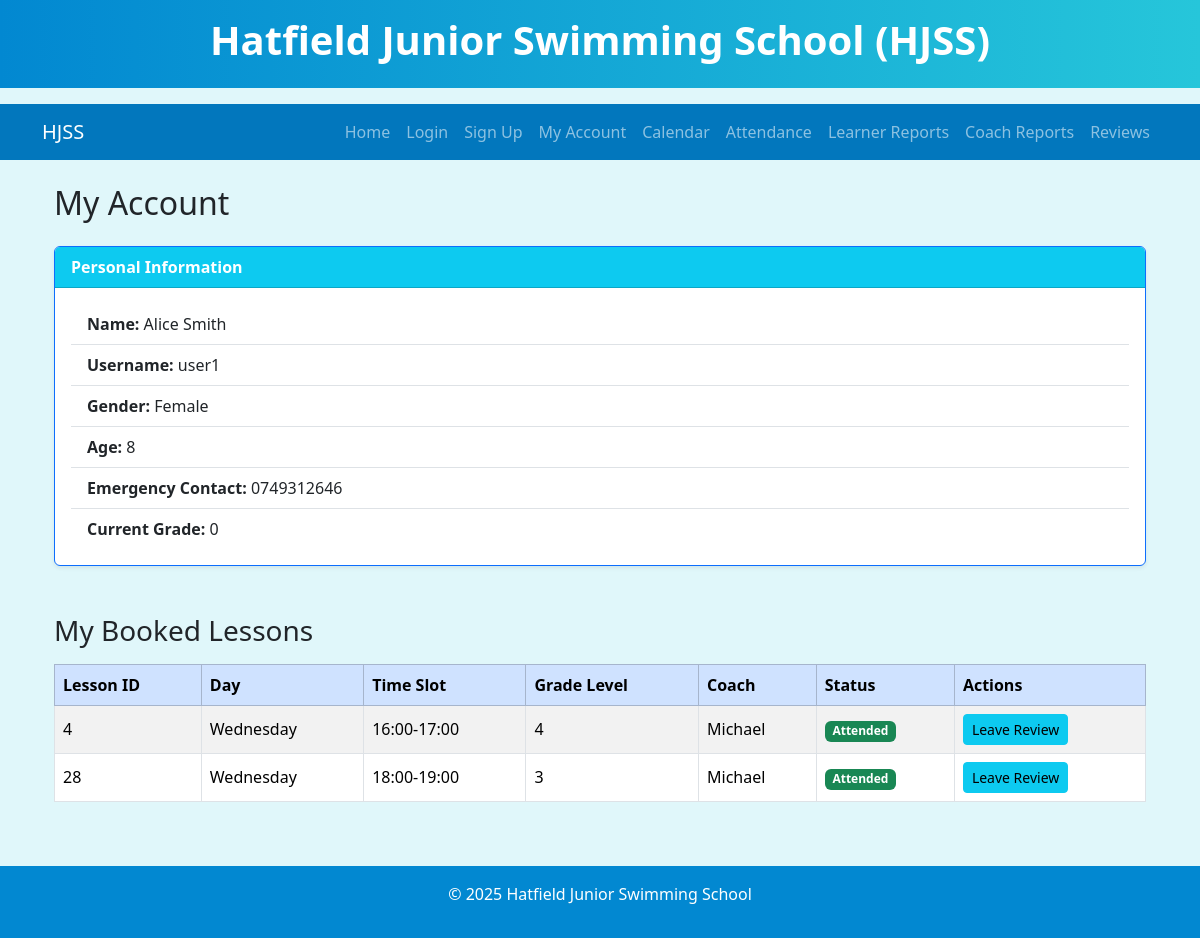
Page /account (signed in) on the committed database.
### models.py (models this page shows, shortened)
class Learner(db.Model):
    id = db.Column(db.Integer, primary_key=True)
    name = db.Column(db.String(100), nullable=False)
    username = db.Column(db.String(50), nullable=False, unique=True)
    password_hash = db.Column(db.String(128), nullable=False)
    gender = db.Column(db.String(10))
    age = db.Column(db.Integer, nullable=False)
    emergency_contact = db.Column(db.String(15), nullable=False)
    current_grade = db.Column(db.Integer, default=0)
    is_admin = db.Column(db.Boolean, default=False)
    bookings = db.relationship('Booking', back_populates='learner', cascade="all, delete-orphan")
    reviews = db.relationship('Review', back_populates='learner', cascade="all, delete-orphan")

class Booking(db.Model):
    id = db.Column(db.Integer, primary_key=True)
    learner_id = db.Column(db.Integer, db.ForeignKey('learner.id'), nullable=False)
    lesson_id = db.Column(db.Integer, db.ForeignKey('lesson.id'), nullable=False)
    status = db.Column(db.String(10), default='booked')
    learner = db.relationship('Learner', back_populates='bookings')
    lesson = db.relationship('Lesson', back_populates='bookings')
    __table_args__ = (db.UniqueConstraint('learner_id', 'lesson_id', name='_learner_lesson_uc'),)

class Lesson(db.Model):
    id = db.Column(db.Integer, primary_key=True)
    date = db.Column(db.Date, nullable=False)
    day_of_week = db.Column(db.String(10), nullable=False)
    time_slot = db.Column(db.String(10), nullable=False)
    grade_level = db.Column(db.Integer, nullable=False)
    max_capacity = db.Column(db.Integer, default=4)
    coach_id = db.Column(db.Integer, db.ForeignKey('coach.id'), nullable=False)
    coach = db.relationship('Coach', back_populates='lessons')
    bookings = db.relationship('Booking', back_populates='lesson', cascade="all, delete-orphan")
    reviews = db.relationship('Review', back_populates='lesson', cascade="all, delete-orphan")

class Coach(db.Model):
    id = db.Column(db.Integer, primary_key=True)
    name = db.Column(db.String(100), nullable=False)
    lessons = db.relationship('Lesson', back_populates='coach')

### main.py (the view)
@app.route("/account")
def account():
    user_id = session.get('user_id')
    if not user_id:
        flash("You must be logged in to view your account.", "error")
        return redirect(url_for('login'))
    learner = Learner.query.get(user_id)
    if learner is None:
        flash("Learner not found. Please log in again.", "error")
        session.pop('user_id', None)
        session.pop('is_admin', None)
        return redirect(url_for('login'))
    bookings = Booking.query.filter_by(learner_id=learner.id).all()
    return render_template("account.html", learner=learner, bookings=bookings)

### templates/account.html (shortened to what this page needs)
{% extends "base.html" %}
{% block content %}
<div class="container">
    <h2 class="text-3xl font-bold text-blue-700 mb-4">My Account</h2>
    <div class="card mb-5 shadow-sm border-primary">
        <div class="card-header bg-gradient-to-r bg-info text-white fw-bold">
            Personal Information
        </div>
        <div class="card-body">
            <ul class="list-group list-group-flush">
                <li class="list-group-item"><strong>Name:</strong> {{ learner.name }}</li>
                <li class="list-group-item"><strong>Username:</strong> {{ learner.username }}</li>
                <li class="list-group-item"><strong>Gender:</strong> {{ learner.gender }}</li>
                <li class="list-group-item"><strong>Age:</strong> {{ learner.age }}</li>
                <li class="list-group-item"><strong>Emergency Contact:</strong> {{ learner.emergency_contact }}</li>
                <li class="list-group-item"><strong>Current Grade:</strong> {{ learner.current_grade }}</li>
            </ul>
        </div>
    </div>
    <h3 class="text-2xl font-semibold text-blue-600 mb-3">My Booked Lessons</h3>
    {% if bookings %}
    <div class="table-responsive">
        <table class="table table-striped table-bordered align-middle">
            <thead class="table-primary">
                <tr>
                    <th>Lesson ID</th>
                    <th>Day</th>
                    <th>Time Slot</th>
                    <th>Grade Level</th>
                    <th>Coach</th>
                    <th>Status</th>
                    <th>Actions</th>
                </tr>
            </thead>
            <tbody>
                {% for booking in bookings %}
                <tr>
                    <td>{{ booking.lesson.id }}</td>
                    <td>{{ booking.lesson.day_of_week }}</td>
                    <td>{{ booking.lesson.time_slot }}</td>
                    <td>{{ booking.lesson.grade_level }}</td>
                    <td>{{ booking.lesson.coach.name }}</td>
                    <td>
                        {% if booking.status == 'booked' %}
                            <span class="badge bg-warning text-dark">{{ booking.status | capitalize }}</span>
                        {% elif booking.status == 'attended' %}
                            <span class="badge bg-success">{{ booking.status | capitalize }}</span>
                        {% elif booking.status == 'cancelled' %}
                            <span class="badge bg-danger">{{ booking.status | capitalize }}</span>
                        {% endif %}
                    </td>
                    <td>
                        {% if booking.status == 'attended' %}
                            <a href="{{ url_for('submit_review', booking_id=booking.id) }}" class="btn btn-sm btn-info">Leave Review</a>
                        {% endif %}
                    </td>
                </tr>
                {% endfor %}
            </tbody>
        </table>
    </div>
    {% else %}
    <p class="text-blue-700">You have no bookings yet. <a href="{{ url_for('calendar') }}" class="link-primary">Book a lesson</a></p>
    {% endif %}
</div>
{% endblock %}

### templates/base.html (style rules this page uses)
body { background: #e0f7fa; }

### rows in the picture
Learner: name "Alice Smith", username "user1", gender "Female", age "8", emergency_contact "0749312646", current_grade "0"
Booking: lesson.id "4", lesson.day_of_week "Wednesday", lesson.time_slot "16:00-17:00", lesson.grade_level "4", lesson.coach.name "Michael", status "Attended"
Booking: lesson.id "28", lesson.day_of_week "Wednesday", lesson.time_slot "18:00-19:00", lesson.grade_level "3", lesson.coach.name "Michael", status "Attended"
